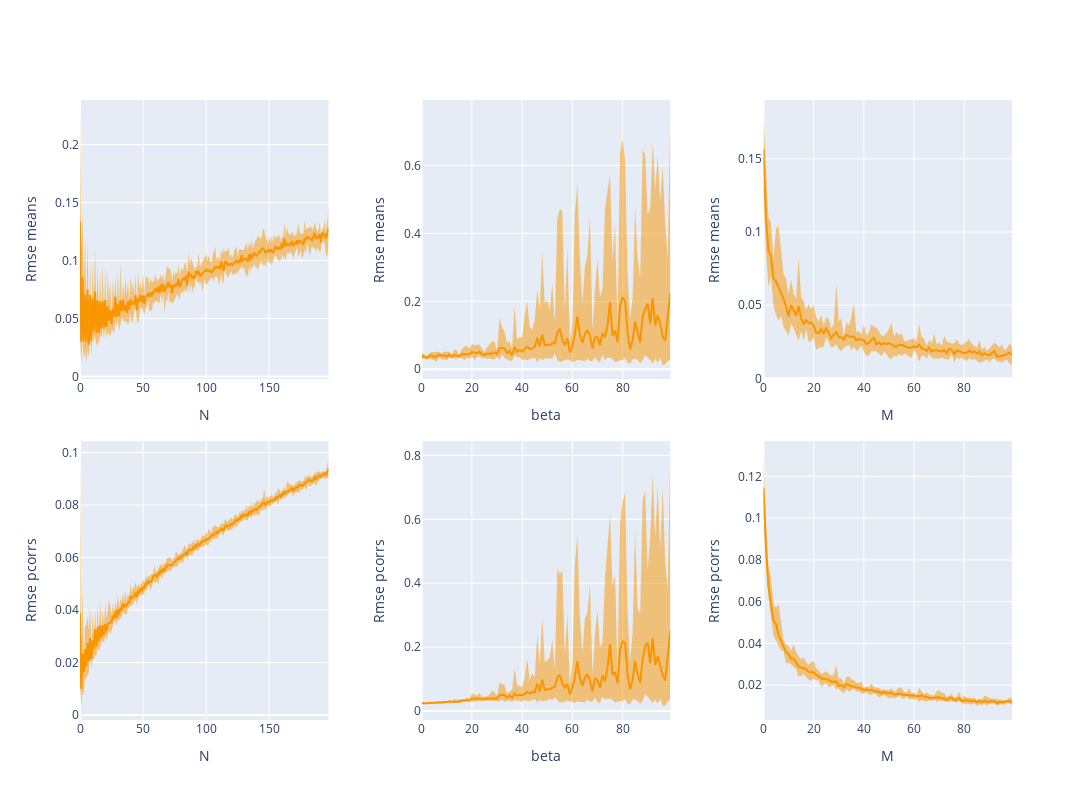

Notebook source saved alongside this figure:
### Code cell
# TO-DO
# give horizontal range as part of layout_spec
layout_spec = {
    (1, 1): {'data': rmses_means_nunits.to_numpy(), 'label': 'RMSE means', 'step_label': 'N'},
    (2, 1): {'data': rmse_pcorrs_nunits.to_numpy(), 'label': 'RMSE pcorrs', 'step_label': 'N'},

    (1, 2): {'data': rmses_means_beta.to_numpy(), 'label': 'RMSE means', 'step_label': 'beta'},
    (2, 2): {'data': rmse_pcorrs_beta.to_numpy(), 'label': 'RMSE pcorrs', 'step_label': 'beta'},

    (1, 3): {'data': rmses_means_nsims.to_numpy(), 'label': 'RMSE means', 'step_label': 'M'},
    (2, 3): {'data': rmse_pcorrs_nsims.to_numpy(), 'label': 'RMSE pcorrs', 'step_label': 'M'},
}

plot_generalized(layout_spec)
